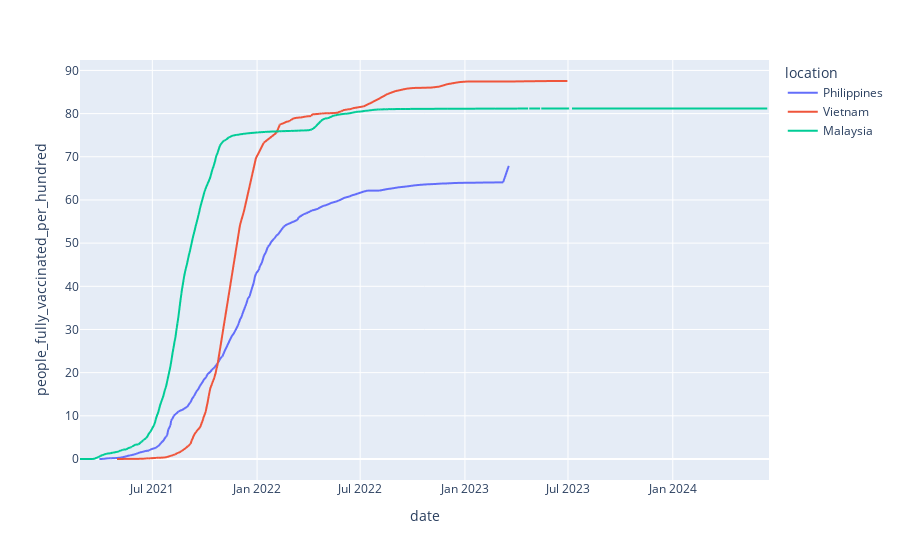

The notebook cell saved with this chart:
### Code cell
fig = px.line(vax_df_final, x=vax_df_final.index, y='people_fully_vaccinated_per_hundred', color='location')

fig.show()

### Figure 1 — Plotly figure (JSON) as saved in the notebook; plotly's stock layout.template omitted (floating-point values rounded to 4 significant figures; data arrays with more than 128 entries replaced by an {"elided": "..."} marker saying what was removed)
{"data": [{"hovertemplate": "location=Philippines<br>date=%{x}<br>people_fully_vaccinated_per_hundred=%{y}<extra></extra>", "legendgroup": "Philippines", "line": {"color": "#636efa", "dash": "solid"}, "marker": {"symbol": "circle"}, "mode": "lines", "name": "Philippines", "showlegend": true, "type": "scattergl", "x": {"elided": "750 str values"}, "xaxis": "x", "y": {"elided": "750 float values"}, "yaxis": "y"}, {"hovertemplate": "location=Vietnam<br>date=%{x}<br>people_fully_vaccinated_per_hundred=%{y}<extra></extra>", "legendgroup": "Vietnam", "line": {"color": "#EF553B", "dash": "solid"}, "marker": {"symbol": "circle"}, "mode": "lines", "name": "Vietnam", "showlegend": true, "type": "scattergl", "x": {"elided": "846 str values"}, "xaxis": "x", "y": {"elided": "846 float values"}, "yaxis": "y"}, {"hovertemplate": "location=Malaysia<br>date=%{x}<br>people_fully_vaccinated_per_hundred=%{y}<extra></extra>", "legendgroup": "Malaysia", "line": {"color": "#00cc96", "dash": "solid"}, "marker": {"symbol": "circle"}, "mode": "lines", "name": "Malaysia", "showlegend": true, "type": "scattergl", "x": {"elided": "1211 str values"}, "xaxis": "x", "y": {"elided": "1211 float values"}, "yaxis": "y"}], "layout": {"autosize": true, "legend": {"title": {"text": "location"}, "tracegroupgap": 0}, "margin": {"t": 60}, "xaxis": {"anchor": "y", "autorange": true, "domain": [0, 1], "range": ["2021-02-24", "2024-06-18"], "title": {"text": "date"}, "type": "date"}, "yaxis": {"anchor": "x", "autorange": true, "domain": [0, 1], "range": [-4.864, 92.41], "title": {"text": "people_fully_vaccinated_per_hundred"}, "type": "linear"}}}
